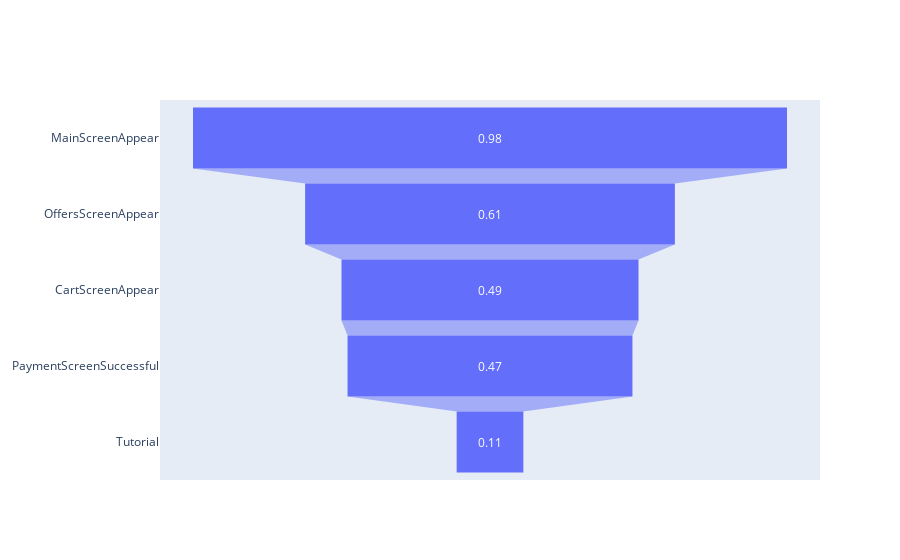

The code cell stored with this chart in its notebook:
### Markdown cell above
Построим воронку для наглядной визуализации конверсии:

### Code cell
fig = go.Figure(go.Funnel(
    y = data_users['event_name'],
    x = round(data_users['users_count/users_all'], 2)))

fig.show()

### Figure 1 — Plotly figure (JSON) as saved in the notebook; plotly's stock layout.template omitted (floating-point values rounded to 4 significant figures)
{"data": [{"type": "funnel", "x": [0.98, 0.61, 0.49, 0.47, 0.11], "y": ["MainScreenAppear", "OffersScreenAppear", "CartScreenAppear", "PaymentScreenSuccessful", "Tutorial"]}], "layout": {}}
